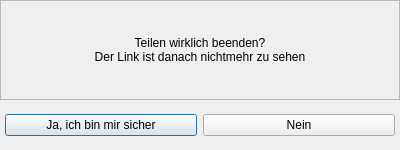
<?xml version="1.0" encoding="UTF-8"?>
<ui version="4.0">
 <class>Dialog</class>
 <widget class="QDialog" name="Dialog">
  <property name="geometry">
   <rect>
    <x>0</x>
    <y>0</y>
    <width>400</width>
    <height>150</height>
   </rect>
  </property>
  <property name="windowTitle">
   <string>Dialog</string>
  </property>
  <widget class="QLabel" name="label">
   <property name="geometry">
    <rect>
     <x>0</x>
     <y>0</y>
     <width>400</width>
     <height>100</height>
    </rect>
   </property>
   <property name="frameShape">
    <enum>QFrame::StyledPanel</enum>
   </property>
   <property name="text">
    <string>Teilen wirklich beenden?
Der Link ist danach nichtmehr zu sehen</string>
   </property>
   <property name="scaledContents">
    <bool>false</bool>
   </property>
   <property name="alignment">
    <set>Qt::AlignCenter</set>
   </property>
   <property name="margin">
    <number>5</number>
   </property>
  </widget>
  <widget class="QWidget" name="horizontalWidget" native="true">
   <property name="geometry">
    <rect>
     <x>0</x>
     <y>100</y>
     <width>400</width>
     <height>50</height>
    </rect>
   </property>
   <layout class="QHBoxLayout" name="horizontalLayout">
    <property name="leftMargin">
     <number>5</number>
    </property>
    <property name="topMargin">
     <number>5</number>
    </property>
    <property name="rightMargin">
     <number>5</number>
    </property>
    <property name="bottomMargin">
     <number>5</number>
    </property>
    <item>
     <widget class="QPushButton" name="pushButton">
      <property name="text">
       <string>Ja, ich bin mir sicher</string>
      </property>
     </widget>
    </item>
    <item>
     <widget class="QPushButton" name="pushButton_2">
      <property name="text">
       <string>Nein</string>
      </property>
     </widget>
    </item>
   </layout>
  </widget>
 </widget>
 <resources/>
 <connections>
  <connection>
   <sender>pushButton</sender>
   <signal>clicked()</signal>
   <receiver>Dialog</receiver>
   <slot>accept()</slot>
   <hints>
    <hint type="sourcelabel">
     <x>100</x>
     <y>124</y>
    </hint>
    <hint type="destinationlabel">
     <x>199</x>
     <y>74</y>
    </hint>
   </hints>
  </connection>
  <connection>
   <sender>pushButton_2</sender>
   <signal>clicked()</signal>
   <receiver>Dialog</receiver>
   <slot>reject()</slot>
   <hints>
    <hint type="sourcelabel">
     <x>298</x>
     <y>124</y>
    </hint>
    <hint type="destinationlabel">
     <x>199</x>
     <y>74</y>
    </hint>
   </hints>
  </connection>
 </connections>
</ui>
